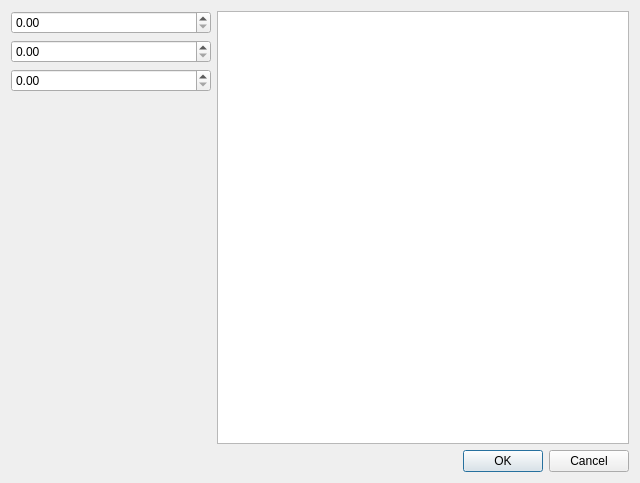
<?xml version="1.0" encoding="UTF-8"?>
<ui version="4.0">
 <class>Dialog</class>
 <widget class="QDialog" name="Dialog">
  <property name="geometry">
   <rect>
    <x>0</x>
    <y>0</y>
    <width>640</width>
    <height>483</height>
   </rect>
  </property>
  <property name="windowTitle">
   <string>Dialog</string>
  </property>
  <layout class="QVBoxLayout" name="verticalLayout">
   <item>
    <layout class="QHBoxLayout" name="horizontalLayout">
     <item>
      <layout class="QVBoxLayout" name="verticalLayout_2">
       <item>
        <widget class="QDoubleSpinBox" name="invoer1">
         <property name="minimumSize">
          <size>
           <width>200</width>
           <height>0</height>
          </size>
         </property>
        </widget>
       </item>
       <item>
        <widget class="QDoubleSpinBox" name="doubleSpinBox_2"/>
       </item>
       <item>
        <widget class="QDoubleSpinBox" name="doubleSpinBox_3"/>
       </item>
       <item>
        <spacer name="verticalSpacer">
         <property name="orientation">
          <enum>Qt::Vertical</enum>
         </property>
         <property name="sizeHint" stdset="0">
          <size>
           <width>20</width>
           <height>40</height>
          </size>
         </property>
        </spacer>
       </item>
      </layout>
     </item>
     <item>
      <widget class="QTextBrowser" name="textBrowser"/>
     </item>
    </layout>
   </item>
   <item>
    <widget class="QDialogButtonBox" name="buttonBox">
     <property name="orientation">
      <enum>Qt::Horizontal</enum>
     </property>
     <property name="standardButtons">
      <set>QDialogButtonBox::Cancel|QDialogButtonBox::Ok</set>
     </property>
    </widget>
   </item>
  </layout>
 </widget>
 <resources/>
 <connections>
  <connection>
   <sender>buttonBox</sender>
   <signal>accepted()</signal>
   <receiver>Dialog</receiver>
   <slot>accept()</slot>
   <hints>
    <hint type="sourcelabel">
     <x>248</x>
     <y>254</y>
    </hint>
    <hint type="destinationlabel">
     <x>157</x>
     <y>274</y>
    </hint>
   </hints>
  </connection>
  <connection>
   <sender>buttonBox</sender>
   <signal>rejected()</signal>
   <receiver>Dialog</receiver>
   <slot>reject()</slot>
   <hints>
    <hint type="sourcelabel">
     <x>316</x>
     <y>260</y>
    </hint>
    <hint type="destinationlabel">
     <x>286</x>
     <y>274</y>
    </hint>
   </hints>
  </connection>
 </connections>
</ui>
